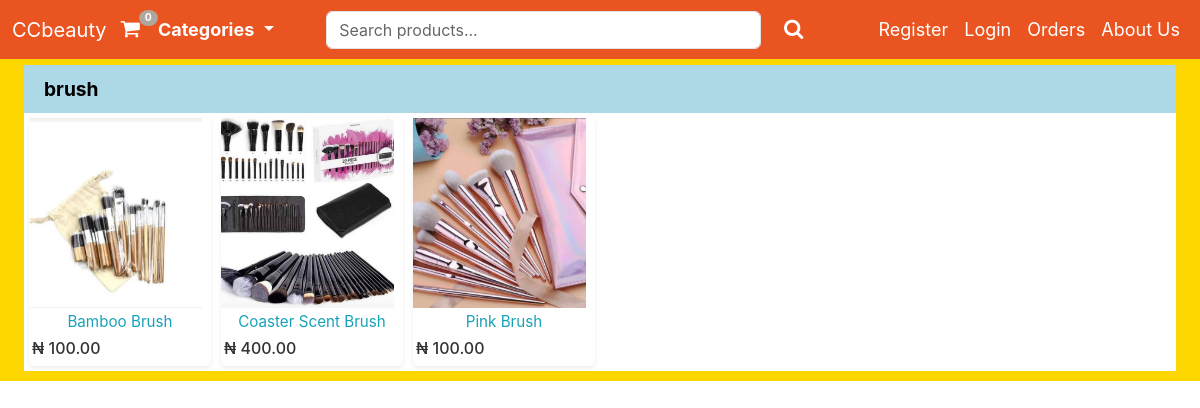
Page /search/brush/ on the committed database.
### ccstore/models.py (models this page shows, shortened)
class Category(models.Model):
    name = models.CharField(max_length=250, db_index=True)
    slug = models.SlugField(max_length=250, unique=True)
    class Meta:
        verbose_name_plural = 'categories'
    def get_absolute_url(self):
        return reverse('pdt_category', args=[self.slug])

class Product(models.Model):
    Category = models.ForeignKey(Category, related_name='product', on_delete=models.CASCADE, null=True)
    title = models.CharField(max_length=250)
    price = models.DecimalField(max_digits=10, decimal_places=2)
    description = models.TextField(blank=True)
    brand = models.CharField(max_length=250, default='unbranded')
    slug = models.SlugField(max_length=250)
    image = models.ImageField(upload_to='images/')
    class Meta:
        verbose_name_plural = 'products'
    def get_absolute_url(self):
        return reverse('product_info', args=[self.slug])

### ccstore/views.py (the view)
# urls.py: path('search/<slug:category_slug>/', views.pdt_category, name='pdt_category'), #category page
def pdt_category(request, category_slug):
    category = get_object_or_404(Category, slug=category_slug) #get category by slug
    products = Product.objects.filter(Category=category) #get all products in this category
    return render(request, 'ccstore/pdt_category.html', {'category':category, 'products':products}) #render the category.html template

### cart/cart.py (called while the page is built)
    def __len__(self):
        return sum(item['product_qty'] for item in self.cart.values())

### cart/session_context.py (called while the page is built)
def cart(request):
    return {'cart': Cart(request)}

### ccstore/views.py (called while the page is built)
def category(request):
    all_categories = Category.objects.all() #get all categories
    return{'all_categories': all_categories} #return all categories

### ccstore/templates/ccstore/pdt_category.html
{% extends "./base.html" %}
{% load static %}
{% block content %}
<main>
  <div class="album">
    <div class="container-fluid px-4">
      <div class="all-product"> {{category.name}} </div>
      <div class="row row-cols-2 row-cols-sm-3 row-cols-md-6 mx-0 g-3 bg-white">
        {% for product in products %}
        <div class="col">
          <div class="card bg-white shadow-sm h-100 text-center border-0">
          <img class="product-card-img img-fluid" alt="Responsive image" src="{{product.image.url}}">
            <div class="card-body">
              <p class="card-text text-muted text-capitalize">
                <a class="product-title text-info text-decoration-none" href="{{product.get_absolute_url}}"> {{product.title}} </a>
              </p>
              <div class="card-price d-flex justify-content-between align-items-center">
                <h5 class="card-price-p fs-6 fs-sm-5 fs-md-4 fs-lg-3"> &#8358; {{product.price}} </h5>
              </div>
            </div>
          </div>
        </div>
        {% endfor %}
      </div>
    </div>
  </div>
</main>
{% endblock %}

### static/style/style.css (style rules this page uses)
body { background-color: warmwhite; padding-top: 50px; font-family: 'Inter', 'Arial', sans-serif; }
.all-product { background-color: lightblue; color: black; margin: 0px; padding: 10px; margin-bottom: 15px; font-size: 1.2rem; font-weight: bold; padding-left: 20px; }
.album { background-color: gold; margin-top: 5px; margin-bottom: 5px; padding-top: 10px; padding-bottom: 10px; }
.product-card-img { width: 95%; height: 190px; object-fit: cover; display: block; }
.product-title { display: block; width: 100%; white-space: nowrap; overflow: hidden; text-overflow: ellipsis; font-size: 0.95rem; }
.card-body { padding: 3px; }
.card-text { font-size: 0.9rem; margin-bottom: 0px; }
.card-price { font-size: 1.2rem; font-weight: bold; padding: 5px 0; }
.card-price-p { margin-bottom: 0px; }
.col { padding: 5px; margin-top: 0px; }
.row { display: flex; }

### rows in the picture
Category: name "brush"
Product: image (picture), title "Bamboo Brush", price "100.00"
Product: image (picture), title "Coaster Scent Brush", price "400.00"
Product: image (picture), title "Pink Brush", price "100.00"

### other values in the picture
{{ qty_amt|default:"0" }} "0"
